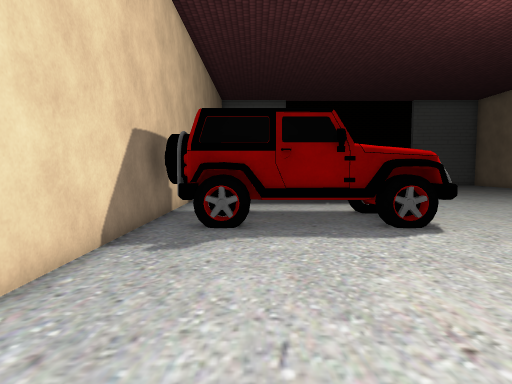
view 1 (above)

24 first-person views from a walk through a scene from a Unity 3-D project. The camera is 1.5 m above the floor, tilts 4° down and sees 75° across. Doors are open. The floor is counted in squares, 1 m on a side. Each view is taken from the middle of a square. On the plan, view 1 faces up. The plan holds only what a view shows up to about 15 squares ahead; the rest is blank. The place goes on beyond the plan. The player is left out. Some surface patterns are stand-ins.

view 2
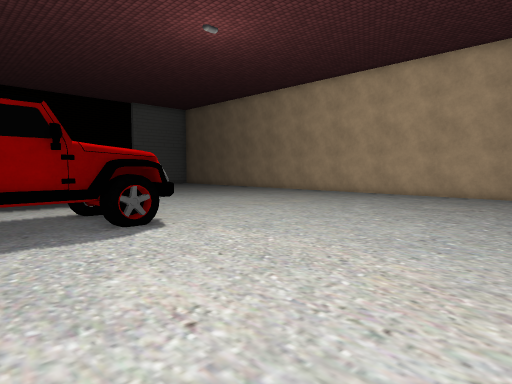

view 3
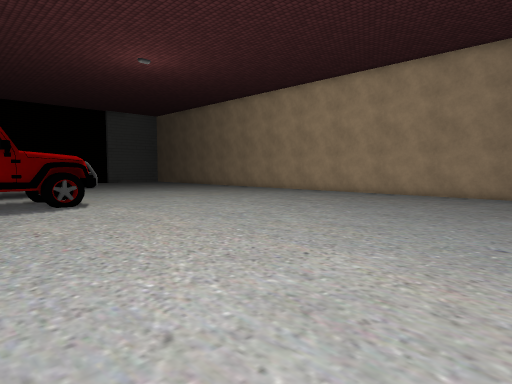

view 4
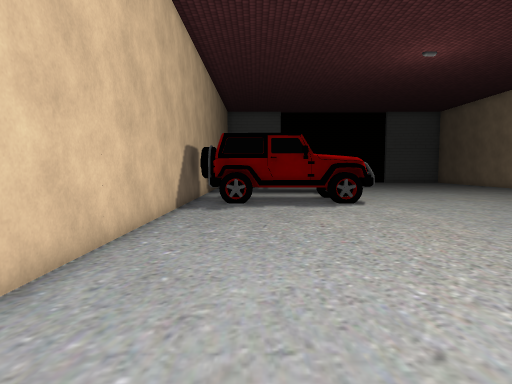

view 5
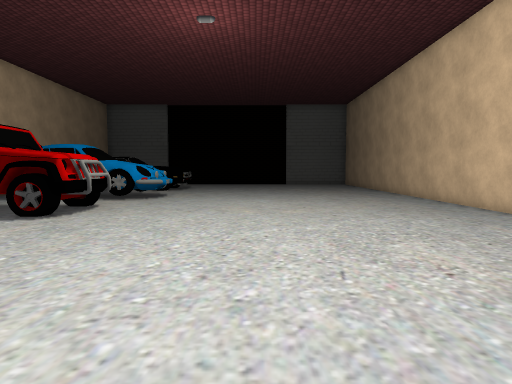

view 6
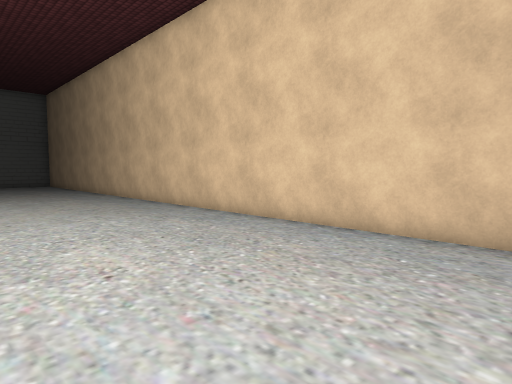

view 7
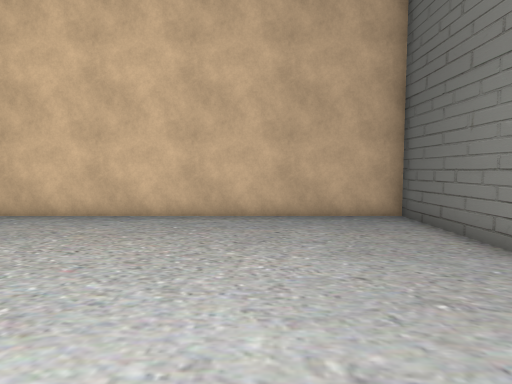

view 8
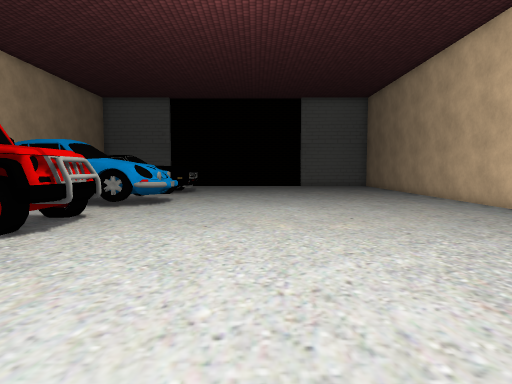

view 9
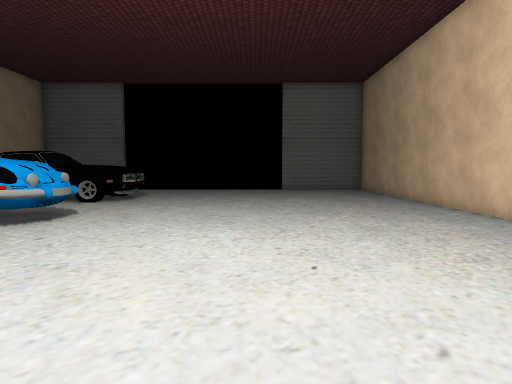

view 10
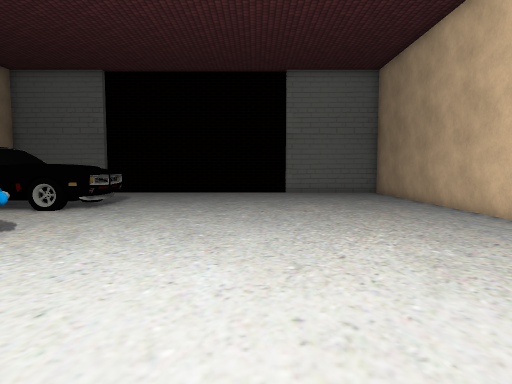

view 11
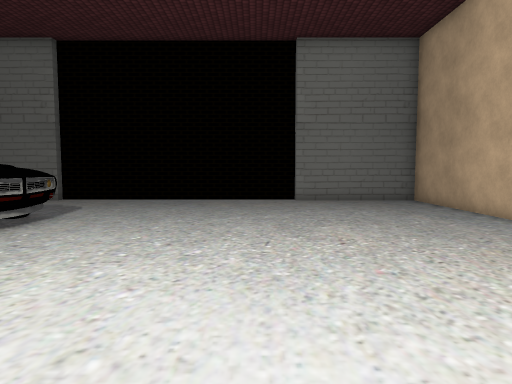

view 12
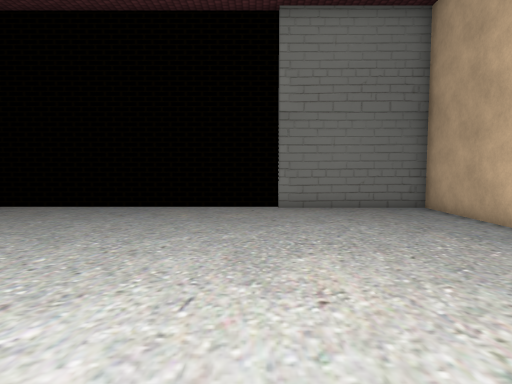

view 13
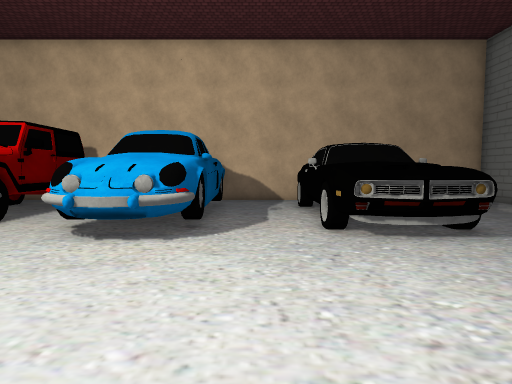

view 14
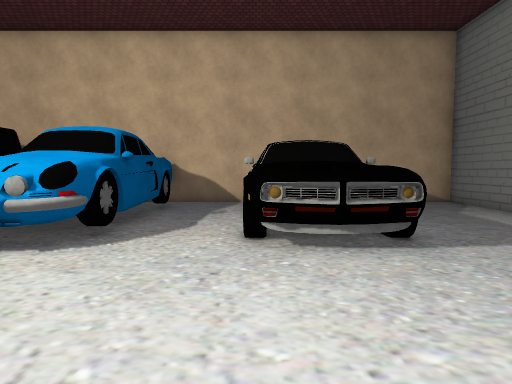

view 15
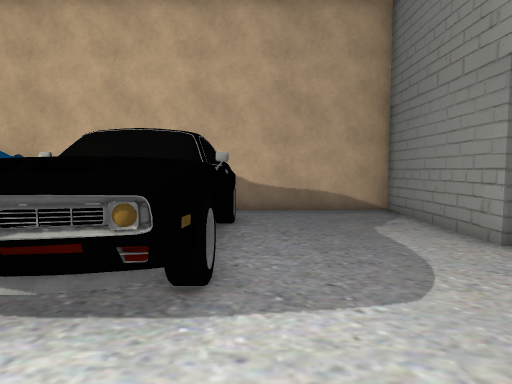

view 16
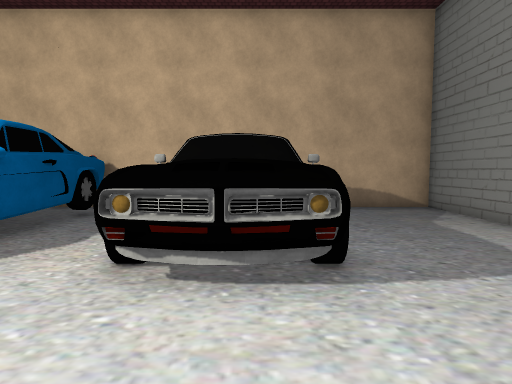

view 17
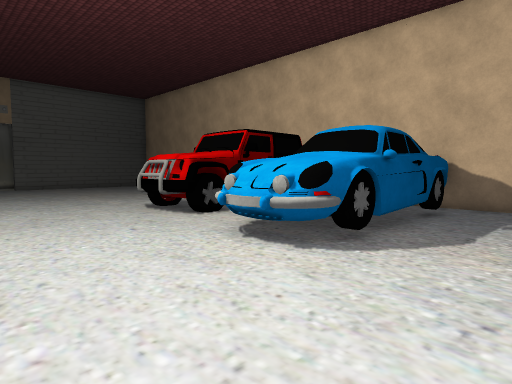

view 18
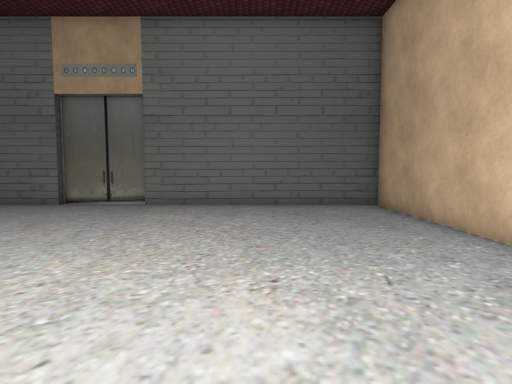

view 19
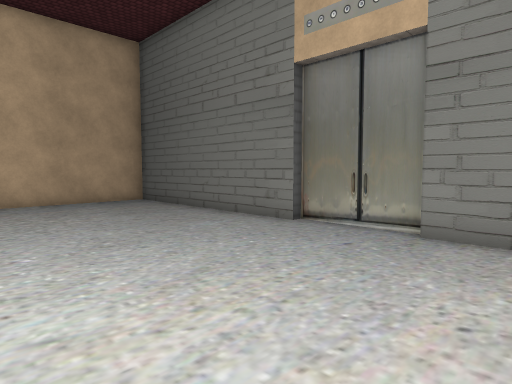

view 20
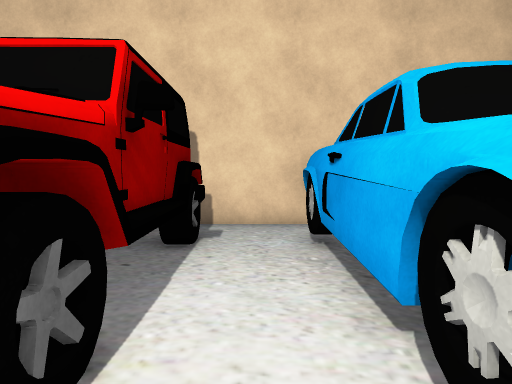

view 21
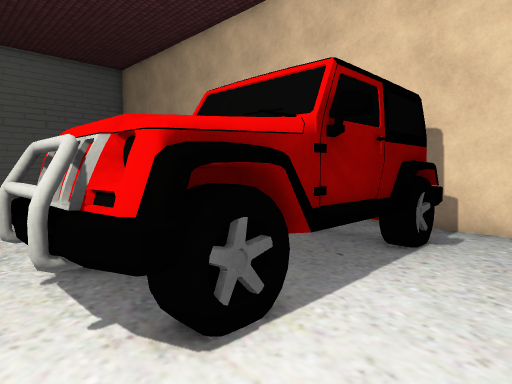

view 22
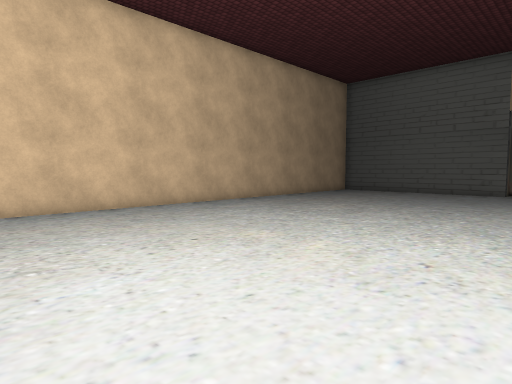

view 23
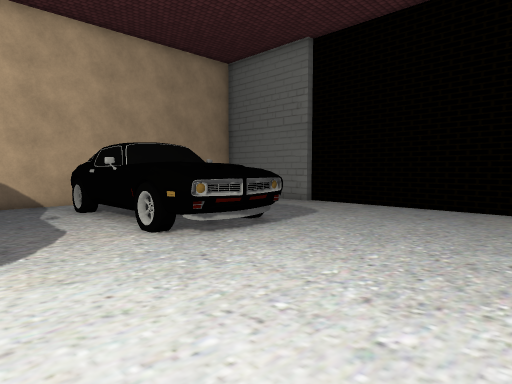

view 24
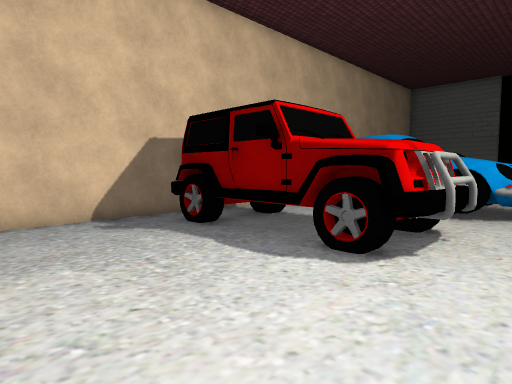

### Floor plan
Key: @ floor where view 1 was taken; # wall or solid block; . floor; ^ raised ledge; O other object.
Columns run from 3 left of view 1 to 20 right of it. Each row starts with its distance up from view 1.
 30 #######          #######
 29 #......................#
 28 #......................#
 27 #......................#
 26 #......................#
 25 #......................#
 24 #^^###^^^^.............#
 23 #        ^.............#
 22 #        ^.............#
 21 #^####^^^^.............#
 20 #......................#
 19 #......................#
 18 #......................#
 17 #######^^#.............#
 16        ^^#.............#
 15        ^^#.............#
 14 ########^..............#
 13 #......................#
 12 #.OOOOOOO..............#
 11 #OOOOOOOO..............#
 10 #OO  O OO..............#
  9 #OOOOOOOO..............#
  8 #.O....................#
  7 #......................#
  6 #......................#
  5 #......................#
  4 #......................#
  3 #......................#
  2 #......................#
  1 #......................#
  0 #..@...................#
 -1 #......................#
 -2 #......................#
 -3 #......................#
 -4 #......................#
 -5 #......................#
 -6 #......................#
 -7 ########################

Positions as (right, up) in squares from view 1, and headings:
1: (0, 0), facing up
2: (0, 0), facing up-right
3: (0, -6), facing up-right
4: (0, -6), facing up
5: (11, -2), facing up
6: (12, -2), facing up-right
7: (9, -2), facing right
8: (10, 1), facing up
9: (12, 6), facing up
10: (12, 9), facing up
11: (12, 14), facing up
12: (13, 17), facing up
13: (13, 19), facing left
14: (12, 21), facing left
15: (9, 25), facing left
16: (10, 23), facing left
17: (11, 21), facing down-left
18: (2, 7), facing down
19: (4, 1), facing down-right
20: (6, 13), facing left
21: (6, 14), facing down-left
22: (7, 15), facing down-right
23: (12, 17), facing up-left
24: (7, 3), facing up-left
